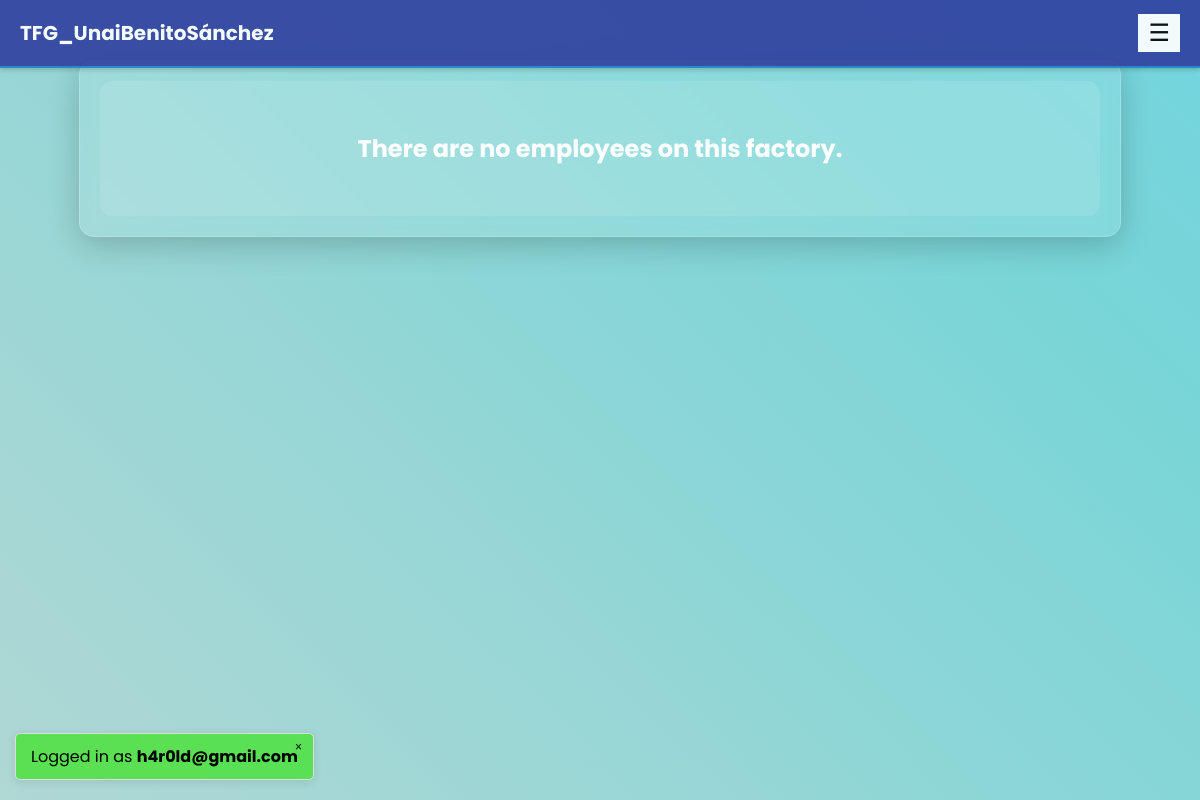
/view/employees_table.php (signed in), run on an earlier commit of the app's database.
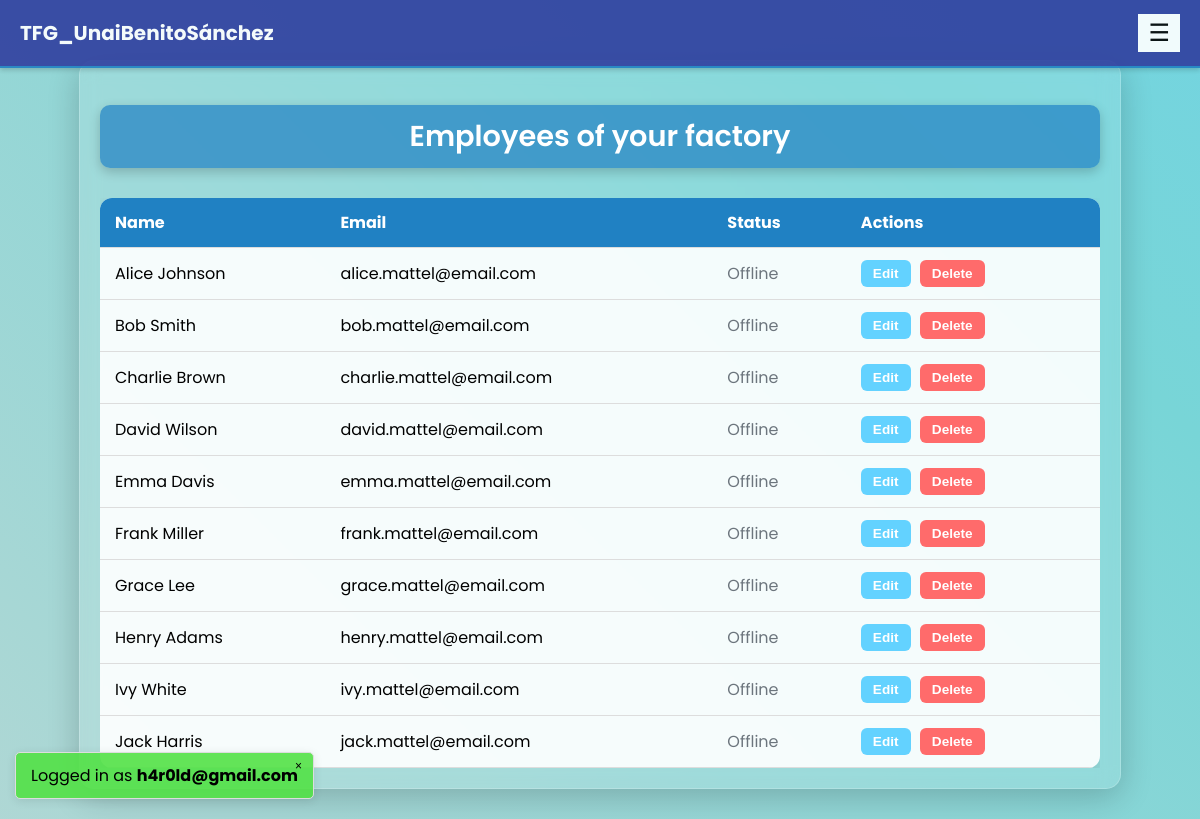
And on a later commit of the database.
### tables this page shows
CREATE TABLE IF NOT EXISTS `employee` (
  `id_employee` INT NOT NULL AUTO_INCREMENT,
  `name` VARCHAR(255) NOT NULL,
  `email` VARCHAR(255) NOT NULL UNIQUE,
  `password` VARCHAR(10000) NOT NULL,
  `role` ENUM('worker', 'manager', 'admin') NOT NULL DEFAULT 'worker',
  `is_logged_in` BOOLEAN DEFAULT FALSE,
  PRIMARY KEY (`id_employee`)
);

### view/employees_table.php (the view, shortened to what this page needs)
<?php
require_once '../db_connect.php';
$bossEmail = $_SESSION['user_email'];
try {
    $stmt = $conn->prepare("SELECT id_boss_factory FROM boss WHERE email = :email");
    $stmt->bindParam(':email', $bossEmail);
    $stmt->execute();
    $boss = $stmt->fetch(PDO::FETCH_ASSOC);
    $bossId = $boss['id_boss_factory'];
    $stmt = $conn->prepare("SELECT factory_id_factory FROM factory_boss WHERE boss_id_boss_factory = :boss_id");
    $stmt->bindParam(':boss_id', $bossId);
    $stmt->execute();
    $factoryBoss = $stmt->fetch(PDO::FETCH_ASSOC);
    $factoryId = $factoryBoss['factory_id_factory'];
    $stmt = $conn->prepare("
    SELECT e.id_employee, e.name, e.email, e.role, e.is_logged_in
    FROM employee e
    JOIN factory_employee fe ON e.id_employee = fe.employee_id_employee
    WHERE fe.factory_id_factory = :factory_id
    ORDER BY e.name
    ");
    $stmt->bindParam(':factory_id', $factoryId);
    $stmt->execute();
    $employees = $stmt->fetchAll(PDO::FETCH_ASSOC);
} catch (PDOException $e) {
    die("Database error: " . $e->getMessage());
} catch (Exception $e) {
    die("Error: " . $e->getMessage());
}
?>
<!DOCTYPE html>
<html lang="es">
<head>
    <link rel="stylesheet" href="../css/session.css">
    <link rel="stylesheet" href="../css/employees_table.css">
    <link rel="stylesheet" href="../css/navbar.css">
</head>
<body>
    <nav class="navbar" style="height: 46px;">
        <a class="navbar-brand" href="landing_page.php" style="font-size: 20px">TFG_UnaiBenitoSánchez</a>
        <button class="navbar-toggler" onclick="toggleNavbar()" style="color: black;">☰</button>
    </nav>
    <div class="main-container" style="margin-top: 60px;">
        <?php if (count($employees) > 0): ?>
            <h2 class="table-title">Employees of your factory</h2>
            <div class="table-container">
                <table class="employees-table">
                    <thead>
                        <tr>
                            <th>Name</th>
                            <th>Email</th>
                            <th>Status</th>
                            <th>Actions</th>
                        </tr>
                    </thead>
                    <tbody>
                        <?php foreach ($employees as $employee): ?>
                            <tr <?php echo ($employee['is_logged_in']) ? 'class="active-session"' : ''; ?> data-employee-id="<?php echo $employee['id_employee']; ?>">
                                <td contenteditable="false">
                                    <?php echo htmlspecialchars($employee['name']); ?>
                                </td>
                                <td contenteditable="false"><?php echo htmlspecialchars($employee['email']); ?></td>
                                <td>
                                    <?php if ($employee['is_logged_in']): ?>
                                        <span class="status-active">Online</span>
                                    <?php else: ?>
                                        <span class="status-inactive">Offline</span>
                                    <?php endif; ?>
                                </td>
                                <td>
                                    <button class="edit-btn" onclick="enableEdit(this)">Edit</button>
                                    <button class="delete-btn" onclick="deleteEmployee(<?php echo $employee['id_employee']; ?>, this)">Delete</button>
                                </td>
                            </tr>
                        <?php endforeach; ?>
                    </tbody>
                </table>
            </div>
        <?php else: ?>
            <div class="no-employees">
                <h2>There are no employees on this factory.</h2>
            </div>
        <?php endif; ?>
    </div>
    <?php include './session.php'; ?>
</body>
</html>

### view/session.php (shortened to what this page needs)
<div class="session-popup" id="sessionPopup">
    <button class="close-btn" id="closeSessionPopup">&times;</button>
    <div>Logged in as <strong id="sessionEmail"></strong></div>
</div>

### css/session.css (style rules this page uses)
.session-popup { position: fixed; bottom: 20px; left: 15px; background-color: rgba(83, 226, 70, 0.9); padding: 10px 15px; border-radius: 5px; box-shadow: 0 2px 10px rgba(0, 0, 0, 0.1); z-index: 1000; display: none; border: 1px solid #ddd; }
.session-popup .close-btn { position: absolute; top: 5px; right: 5px; background: none; border: none; cursor: pointer; font-size: 12px; }

### css/employees_table.css (style rules this page uses)
html, body { margin: 0; padding: 0; min-height: 100vh; width: 100%; overflow-x: hidden; }
body { background: linear-gradient(45deg, #F7F9F9, #BED8D4, #78D5D7, #63D2FF, #2081C3); background-size: 400% 400%; background-attachment: fixed; animation: gradientBG 15s ease infinite; font-family: 'Poppins', sans-serif; position: relative; }
.navbar { position: fixed; top: 0; left: 0; right: 0; z-index: 1000; height: 46px; background-color: rgb(48, 63, 159); box-shadow: 0 2px 10px rgba(0, 0, 0, 0.2); display: flex; align-items: center; padding: 0 20px; transition: all 0.3s ease; }
.navbar-brand { color: white; text-decoration: none; font-weight: 500; font-size: 1rem; }
@media (min-width: 992px) { .navbar-toggler { display: none; } }
.main-container { max-width: 1000px; margin: 60px auto 30px; padding: 20px; background-color: rgba(255, 255, 255, 0.1); backdrop-filter: blur(10px); border-radius: 15px; box-shadow: 0 8px 32px rgba(0, 0, 0, 0.2); border: 1px solid rgba(255, 255, 255, 0.2); position: relative; z-index: 1; }
.table-container { overflow-x: auto; margin-top: 30px; }
.employees-table { width: 100%; border-collapse: collapse; background-color: rgba(255, 255, 255, 0.9); border-radius: 12px; overflow: hidden; box-shadow: 0 8px 20px rgba(0, 0, 0, 0.1); }
.employees-table thead { background-color: #2081C3; color: #fff; font-weight: 600; }
.employees-table th, .employees-table td { padding: 12px 15px; text-align: left; border-bottom: 1px solid #ddd; }
.employees-table .edit-btn, .employees-table .delete-btn, .employees-table .save-btn { padding: 6px 12px; border: none; border-radius: 6px; font-weight: 600; cursor: pointer; margin-right: 5px; font-size: 0.85rem; }
.employees-table .edit-btn { background-color: #63D2FF; color: white; }
.employees-table .delete-btn { background-color: #FF6B6B; color: white; }
.table-title { text-align: center; font-size: 1.8rem; font-weight: 600; color: #ffffff; margin-bottom: 20px; background-color: rgba(32, 129, 195, 0.7); padding: 10px 20px; border-radius: 10px; box-shadow: 0 4px 12px rgba(0, 0, 0, 0.2); }
.status-inactive { color: #6c757d; }
.no-employees { text-align: center; padding: 30px; color: white; background-color: rgba(255, 255, 255, 0.1); border-radius: 12px; }

### css/navbar.css (style rules this page uses)
.navbar { background-color: #303f9f; opacity: 0.9; z-index: 1000; display: flex; justify-content: space-between; align-items: center; padding: 10px 20px; flex-wrap: wrap; box-shadow: 0 2px 5px rgba(0, 0, 0, 0.2); border-bottom: 2px solid #2081C3; }
.navbar-brand { color: #fff; text-decoration: none; font-size: 24px; font-weight: bold; }
.navbar-toggler { display: none; background-color: #fff; border: none; padding: 5px 10px; cursor: pointer; font-size: 24px; }
@media (max-width: 1420px) { .navbar-toggler { display: block; } }

What changed in the data, as far as the page shows it:
added employee: name "Alice Johnson", email "alice.mattel@email.com", is_logged_in "Offline"
added employee: name "Bob Smith", email "bob.mattel@email.com", is_logged_in "Offline"
added employee: name "Charlie Brown", email "charlie.mattel@email.com", is_logged_in "Offline"
added employee: name "David Wilson", email "david.mattel@email.com", is_logged_in "Offline"
added employee: name "Emma Davis", email "emma.mattel@email.com", is_logged_in "Offline"
added employee: name "Frank Miller", email "frank.mattel@email.com", is_logged_in "Offline"
added employee: name "Grace Lee", email "grace.mattel@email.com", is_logged_in "Offline"
added employee: name "Henry Adams", email "henry.mattel@email.com", is_logged_in "Offline"
added employee: name "Ivy White", email "ivy.mattel@email.com", is_logged_in "Offline"
added employee: name "Jack Harris", email "jack.mattel@email.com", is_logged_in "Offline"
Also different on the page:
text no longer shown: "There are no employees on this factory."
text now shown: "Employees of your factory Name Email Status Actions"
